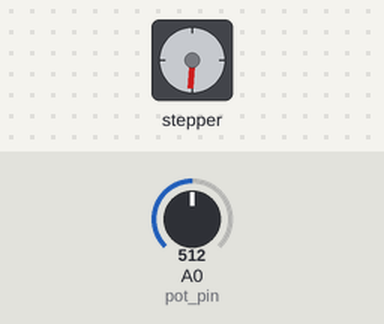
Bench run of a sketch on a simulated Arduino Uno, built with avr-gcc and run on an emulated ATmega328P. Parts: stepper motor. The test bench sets the inputs (shaded band); at power-on: A0 (pot_pin) = 512. Stepper angles assume 1000 steps per turn; what the sketch prints to the serial monitor is not drawn.

Above: at 1.8 s.
1.9 s: A0 (pot_pin) set to 716
At 3.3 s:
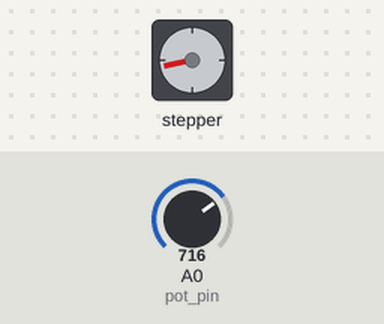
3.8 s: A0 (pot_pin) set to 306
At 5.2 s:
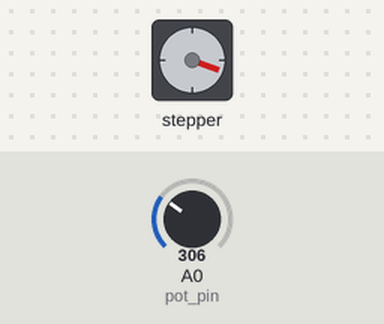
6.1 s: A0 (pot_pin) set to 900
At 8.5 s:
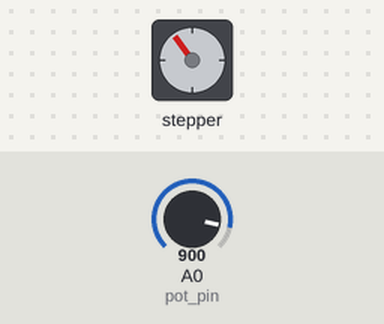
Timing chart, 0 to 10.0 s (numbered marks = the images above; inputs shaded):
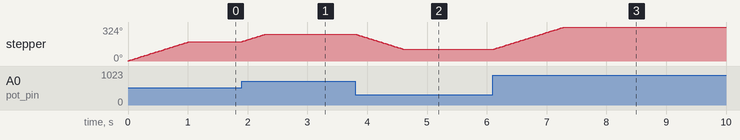

The sketch:

Stepper_Motor.ino
```cpp
#include<Stepper.h>
int pin1 = 8;
int pin2 = 9;
int pin3 = 10;
int pin4 = 11;
int pot_pin = A0;
int pot_val;
int previous = 0;
Stepper mystepper(1000, pin1, pin2, pin3, pin4);
void setup() {
  // put your setup code here, to run once:
  Serial.begin(9600);
  pinMode(pin1, OUTPUT);
  pinMode(pin2, OUTPUT);
  pinMode(pin3, OUTPUT);
  pinMode(pin4, OUTPUT);
  pinMode(pot_pin, INPUT);
  mystepper.setSpeed(30);
}

void loop() {
  // put your main code here, to run repeatedly:
  pot_val = analogRead(pot_pin);
  Serial.println((pot_val - previous));
  mystepper.step(1 * (pot_val - previous));
  previous = pot_val;

}
```

Measured:
- after the input at 1.9 s, stepper: turns 73° clockwise in 0.40 s, starting at once
- after the input at 3.8 s, stepper: turns 147° counter-clockwise in 0.81 s, starting at once
- after the input at 6.1 s, stepper: turns 214° clockwise in 1.2 s, starting at once
- by itself, stepper: turns 184° clockwise in 1.0 s
